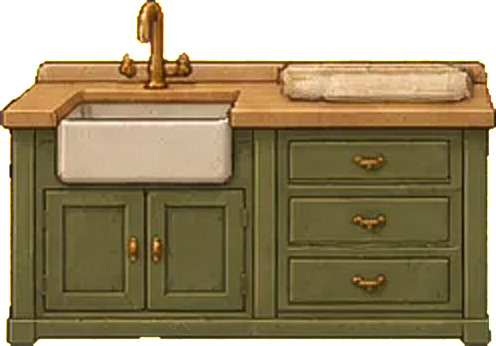
#> input picture assets/furniture/g_25.png, 496 x 346 px; its folder holds only this picture in this run
$ python cut_furniture.py ../assets/furniture/g_25.png ../assets/furniture/g_36.png
#> lines starting #> are read from the running program, lines starting #| are printed output that depends on the picture; after the words box and inside, x2 and y2 are one past the last pixel; in counts of white or black regions, pixels touching at a corner belong together
"""Cut a furniture sprite sheet (items on a white or transparent background) into separate transparent PNGs.

usage: python3 tools/cut_furniture.py <sheet.png> <prefix> [--rugs 3,9] [--skip 1,2] [--scale 1.2]
Writes assets/furniture/<prefix>_NN.png (numbered left-to-right, top-to-bottom) and merges them into
src/engine/furnitureItems.js, which the apartment tray reads. --rugs lists item numbers that are floor mats.
"""
import sys, re, json, os
import numpy as np
from PIL import Image
from scipy import ndimage as ndi

sheet, prefix = sys.argv[1], sys.argv[2]
def opt(name):
    return sys.argv[sys.argv.index(name) + 1] if name in sys.argv else ''
rugs = {int(x) for x in opt('--rugs').split(',') if x}
skip = {int(x) for x in opt('--skip').split(',') if x}
scale = float(opt('--scale') or 1)   # sheets are drawn at different sizes; this brings them to one scale

im = Image.open(sheet).convert('RGBA')
#> im is the input picture: PIL image 496x346 RGBA; mean R, G, B, A 100.7, 86.3, 51.8, 198.3
a = np.array(im)
rgb, alpha = a[..., :3].astype(int), a[..., 3]
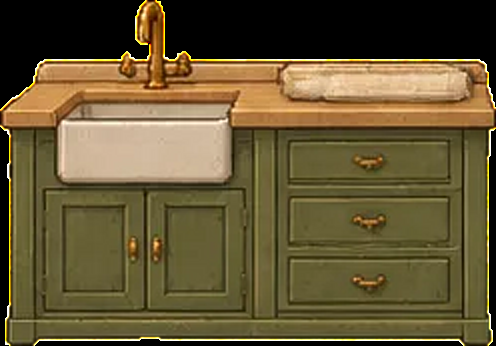
#> rgb: shape (346, 496, 3) int64; mean R, G, B 100.7, 86.3, 51.8
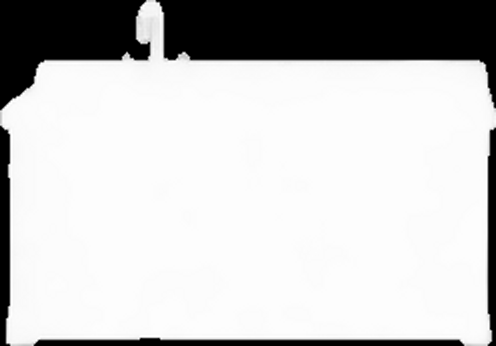
#> alpha: shape (346, 496); min 0, max 255, mean 198.3
has_alpha = (alpha < 20).mean() > 0.05
#> has_alpha = True
if has_alpha:                                         # real transparency: soft halos must not glue items together
    bg = alpha < 110
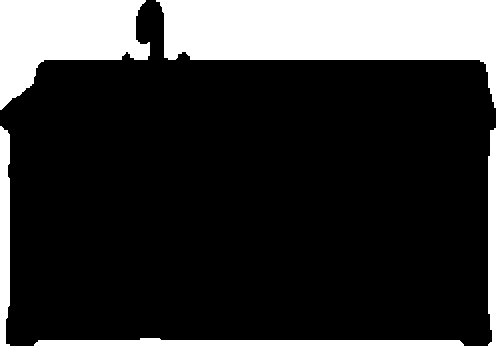
#> bg: shape (346, 496) bool; 21.1% white; 5 white regions, box (x1, y1, x2, y2) and area: (156, 0, 496, 108) 20224, (0, 0, 150, 110) 9731, (34, 338, 464, 346) 2600, (0, 126, 10, 346) 2014, (488, 128, 496, 346) 1597
    fg = ndi.binary_opening(~bg, iterations=2)
#> fg: shape (346, 496) bool; 78.9% white; 5 black regions, box (x1, y1, x2, y2) and area: (155, 0, 496, 109) 20243, (0, 0, 150, 111) 9752, (33, 338, 465, 346) 2604, (0, 125, 11, 346) 2020, (487, 127, 496, 346) 1604
else:
    near_white = rgb.min(axis=2) > 238
    lab, n = ndi.label(near_white)
    border = set(np.unique(np.concatenate([lab[0], lab[-1], lab[:, 0], lab[:, -1]]))) - {0}
    bg = np.isin(lab, list(border))                   # white that touches the edge = background
    fg = ndi.binary_opening(~bg, iterations=2)
blobs, nb = ndi.label(ndi.binary_dilation(fg, iterations=1))   # merge pieces of one item (fringe, cushions)
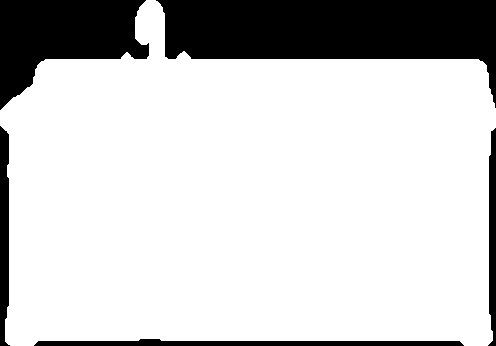
#> blobs: shape (346, 496) int32; values 0 (black) and 1 (white), 79.8% white; 5 black regions, box (x1, y1, x2, y2) and area: (156, 0, 496, 108) 19816, (0, 0, 149, 110) 9517, (34, 339, 464, 346) 2172, (0, 126, 10, 346) 1796, (488, 128, 496, 346) 1383
#> nb = 1
boxes = []
for i, sl in enumerate(ndi.find_objects(blobs), 1):
    h, w = sl[0].stop - sl[0].start, sl[1].stop - sl[1].start
    if h * w < 2500 or min(h, w) < 18:
        continue
    boxes.append((sl[0].start, sl[1].start, sl[0].stop, sl[1].stop, i))
#> this loop made 1 pass
#> (i, h, w) on pass 1: (1, 346, 496)
#> after the loop, boxes = [(0, 0, 346, 496, 1)]
# reading order: rows (items whose tops are within half an item-height share a row), then x
boxes.sort(key=lambda b: b[0])
rows, cur = [], []
for b in boxes:
    if cur and b[0] > np.mean([c[0] for c in cur]) + 0.55 * np.mean([c[2] - c[0] for c in cur]):
        rows.append(cur); cur = []
    cur.append(b)
#> this loop made 1 pass
#> after the loop, cur = [(0, 0, 346, 496, 1)]; rows = []
if cur: rows.append(cur)
ordered = [b for r in rows for b in sorted(r, key=lambda b: b[1])]
#> ordered = [(0, 0, 346, 496, 1)]

os.makedirs('assets/furniture', exist_ok=True)
items = []
for k, (y0, x0, y1, x1, bi) in enumerate(ordered, 1):
    crop = a[y0:y1, x0:x1].copy()
    keep = (blobs[y0:y1, x0:x1] == bi) & ~bg[y0:y1, x0:x1]
    crop[..., 3] = np.where(keep, np.maximum(crop[..., 3], 200) if has_alpha else 255, 0)
    if k in skip:
        continue
    name = f'{prefix}_{k:02d}'
    pic = Image.fromarray(crop)
    pic = pic.crop(pic.split()[3].getbbox())          # trim the merge margin
    pic.save(f'assets/furniture/{name}.png')
    items.append({'key': name, 'w': round(pic.size[0] * scale), 'h': round(pic.size[1] * scale), 'rug': k in rugs})
#> this loop made 1 pass
#> (k, y0, x0, y1, x1, bi, name) on pass 1: (1, 0, 0, 346, 496, 1, '../assets/furniture/g_36.png_01')
#> after the loop, items = 1 item
print(len(items), 'items')
#| 1 items

# merge into the manifest the app reads
mp = 'src/engine/furnitureItems.js'
old = {}
if os.path.exists(mp):
    m = re.search(r'/\* DATA (.*?) DATA \*/', open(mp).read(), re.S)
    if m: old = {i['key']: i for i in json.loads(m.group(1))}
for i in items: old[i['key']] = i
#> this loop made 1 pass
#> after the loop, old = 1 item
allitems = sorted(old.values(), key=lambda i: i['key'])
#> allitems = 1 item
with open(mp, 'w') as f:
    f.write('// Generated by tools/cut_furniture.py. Do not edit by hand.\n')
    f.write('/* DATA ' + json.dumps(allitems) + ' DATA */\n')
    f.write('export const FURNITURE_ITEMS = [\n')
    for i in allitems:
        f.write("  { key: '%s', w: %d, h: %d, rug: %s, img: require('../../assets/furniture/%s.png') },\n" % (i['key'], i['w'], i['h'], 'true' if i['rug'] else 'false', i['key']))
    f.write('];\n')

$ run again, on assets/furniture/pp_05.png
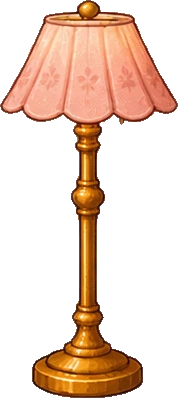
#> input picture assets/furniture/pp_05.png, 178 x 398 px
#> im is the input picture: PIL image 178x398 RGBA; mean R, G, B, A 94.1, 55, 35.1, 85.3
#> has_alpha = True
#> `bg = alpha < 110`:
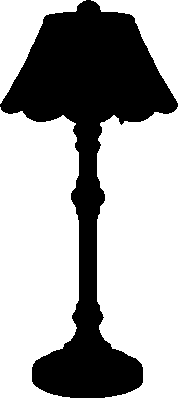
#> bg: shape (398, 178) bool; 65.8% white; 1 black region, box (x1, y1, x2, y2) and area: (0, 0, 178, 398) 24262
#> fg: shape (398, 178) bool; 34.2% white; 1 white region, box (x1, y1, x2, y2) and area: (0, 0, 178, 398) 24250
#> `blobs, nb = ndi.label(ndi.binary_dilation(fg, iterations=1))`:
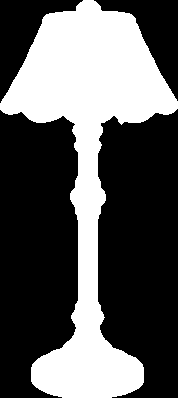
#> blobs: shape (398, 178) int32; values 0 (black) and 1 (white), 35.7% white; 1 white region, box (x1, y1, x2, y2) and area: (0, 0, 178, 398) 25304
#> nb = 1
#> the loop `for i, sl in enumerate(ndi.find_objects(blobs), 1):` made 1 pass
#> (i, h, w) on pass 1: (1, 398, 178)
#> after the loop `for i, sl in enumerate(ndi.find_objects(blobs), 1):`: boxes = [(0, 0, 398, 178, 1)]
#> the loop `for b in boxes:` made 1 pass
#> after the loop `for b in boxes:`: rows = []
#> ordered = [(0, 0, 398, 178, 1)]
#> the loop `for k, (y0, x0, y1, x1, bi) in enumerate(ordered, 1):` made 1 pass
#> (k, y0, x0, y1, x1, bi, name) on pass 1: (1, 0, 0, 398, 178, 1, '../assets/furniture/pp_05.png_01')
#> after the loop `for k, (y0, x0, y1, x1, bi) in enumerate(ordered, 1):`: items = 1 item
#| 1 items
#> the loop `for i in items: old[i['key']] = i` made 1 pass
#> the loop `for i in allitems:` made 1 pass

$ run again, on assets/furniture/pr_13.png
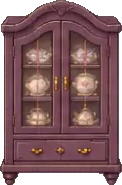
#> input picture assets/furniture/pr_13.png, 122 x 185 px
#> im is the input picture: PIL image 122x185 RGBA; mean R, G, B, A 104.6, 68, 71.9, 212.8
#> has_alpha = True
#> `bg = alpha < 110`:
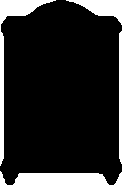
#> bg: shape (185, 122) bool; 15% white; 6 white regions, box (x1, y1, x2, y2) and area: (0, 0, 56, 166) 1179, (13, 173, 109, 185) 1069, (66, 0, 122, 25) 640, (119, 31, 122, 164) 389, (114, 172, 122, 185) 57, (0, 171, 7, 185) 54
#> `blobs, nb = ndi.label(ndi.binary_dilation(fg, iterations=1))`:
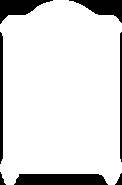
#> blobs: shape (185, 122) int32; values 0 (black) and 1 (white), 87.3% white; 7 black regions, largest, box (x1, y1, x2, y2) and area: (14, 174, 108, 185) 964, (0, 0, 53, 24) 600, (69, 0, 122, 23) 582
#> nb = 1
#> the loop `for i, sl in enumerate(ndi.find_objects(blobs), 1):` made 1 pass
#> (i, h, w) on pass 1: (1, 185, 122)
#> after the loop `for i, sl in enumerate(ndi.find_objects(blobs), 1):`: boxes = [(0, 0, 185, 122, 1)]
#> the loop `for b in boxes:` made 1 pass
#> after the loop `for b in boxes:`: rows = []
#> ordered = [(0, 0, 185, 122, 1)]
#> the loop `for k, (y0, x0, y1, x1, bi) in enumerate(ordered, 1):` made 1 pass
#> (k, y0, x0, y1, x1, bi, name) on pass 1: (1, 0, 0, 185, 122, 1, '../assets/furniture/pr_13.png_01')
#> after the loop `for k, (y0, x0, y1, x1, bi) in enumerate(ordered, 1):`: items = 1 item
#| 1 items
#> the loop `for i in items: old[i['key']] = i` made 1 pass
#> the loop `for i in allitems:` made 1 pass

$ run again, on assets/furniture/pr_17.png
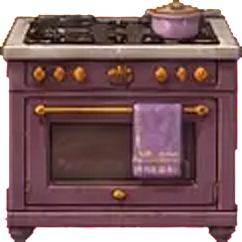
#> input picture assets/furniture/pr_17.png, 242 x 242 px
#> im is the input picture: PIL image 242x242 RGBA; mean R, G, B, A 97.7, 66, 68.5, 214.4
#> has_alpha = True
#> `bg = alpha < 110`:
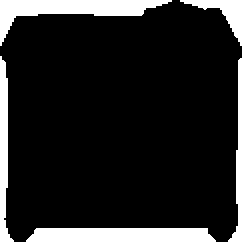
#> bg: shape (242, 242) bool; 14.2% white; 5 white regions, box (x1, y1, x2, y2) and area: (0, 0, 172, 46) 2613, (26, 228, 216, 242) 2519, (0, 56, 14, 242) 1370, (228, 58, 242, 242) 923, (180, 0, 242, 46) 873
#> fg: shape (242, 242) bool; 85.7% white; 5 black regions, box (x1, y1, x2, y2) and area: (0, 0, 173, 47) 2630, (25, 228, 217, 242) 2523, (0, 55, 15, 242) 1380, (227, 57, 242, 242) 930, (179, 0, 242, 47) 886
#> `blobs, nb = ndi.label(ndi.binary_dilation(fg, iterations=1))`:
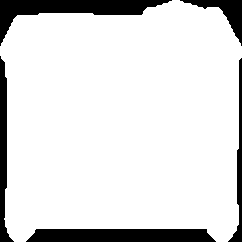
#> blobs: shape (242, 242) int32; values 0 (black) and 1 (white), 87.2% white; 5 black regions, box (x1, y1, x2, y2) and area: (0, 0, 172, 46) 2441, (26, 229, 216, 242) 2325, (0, 56, 14, 242) 1193, (180, 0, 242, 46) 807, (228, 58, 242, 242) 745
#> nb = 1
#> the loop `for i, sl in enumerate(ndi.find_objects(blobs), 1):` made 1 pass
#> (i, h, w) on pass 1: (1, 242, 242)
#> after the loop `for i, sl in enumerate(ndi.find_objects(blobs), 1):`: boxes = [(0, 0, 242, 242, 1)]
#> the loop `for b in boxes:` made 1 pass
#> after the loop `for b in boxes:`: rows = []
#> ordered = [(0, 0, 242, 242, 1)]
#> the loop `for k, (y0, x0, y1, x1, bi) in enumerate(ordered, 1):` made 1 pass
#> (k, y0, x0, y1, x1, bi, name) on pass 1: (1, 0, 0, 242, 242, 1, '../assets/furniture/pr_17.png_01')
#> after the loop `for k, (y0, x0, y1, x1, bi) in enumerate(ordered, 1):`: items = 1 item
#| 1 items
#> the loop `for i in items: old[i['key']] = i` made 1 pass
#> the loop `for i in allitems:` made 1 pass

$ run again, on assets/furniture/g_36.png
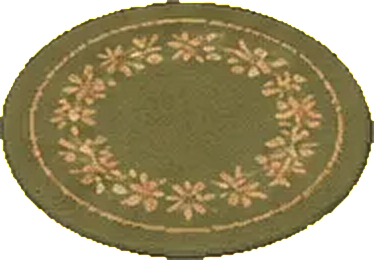
#> input picture assets/furniture/g_36.png, 374 x 260 px
#> im is the input picture: PIL image 374x260 RGBA; mean R, G, B, A 103.6, 92.2, 54.5, 195.2
#> has_alpha = True
#> bg: shape (260, 374) bool; 22.2% white; 4 white regions, box (x1, y1, x2, y2) and area: (180, 0, 374, 120) 5709, (204, 144, 374, 260) 5323, (0, 140, 166, 260) 5302, (0, 0, 166, 116) 5234
#> fg: shape (260, 374) bool; 77.7% white; 4 black regions, box (x1, y1, x2, y2) and area: (179, 0, 374, 121) 5734, (203, 143, 374, 260) 5351, (0, 139, 167, 260) 5329, (0, 0, 167, 117) 5256
#> `blobs, nb = ndi.label(ndi.binary_dilation(fg, iterations=1))`:
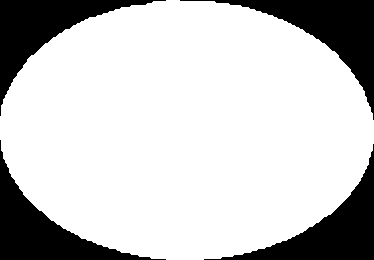
#> blobs: shape (260, 374) int32; values 0 (black) and 1 (white), 78.6% white; 4 black regions, box (x1, y1, x2, y2) and area: (180, 0, 374, 120) 5509, (204, 144, 374, 260) 5150, (0, 140, 166, 260) 5130, (0, 0, 166, 116) 5059
#> nb = 1
#> the loop `for i, sl in enumerate(ndi.find_objects(blobs), 1):` made 1 pass
#> (i, h, w) on pass 1: (1, 260, 374)
#> after the loop `for i, sl in enumerate(ndi.find_objects(blobs), 1):`: boxes = [(0, 0, 260, 374, 1)]
#> the loop `for b in boxes:` made 1 pass
#> after the loop `for b in boxes:`: rows = []
#> ordered = [(0, 0, 260, 374, 1)]
#> the loop `for k, (y0, x0, y1, x1, bi) in enumerate(ordered, 1):` made 1 pass
#> (k, y0, x0, y1, x1, bi, name) on pass 1: (1, 0, 0, 260, 374, 1, '../assets/furniture/g_36.png_01')
#> after the loop `for k, (y0, x0, y1, x1, bi) in enumerate(ordered, 1):`: items = 1 item
#| 1 items
#> the loop `for i in items: old[i['key']] = i` made 1 pass
#> the loop `for i in allitems:` made 1 pass
